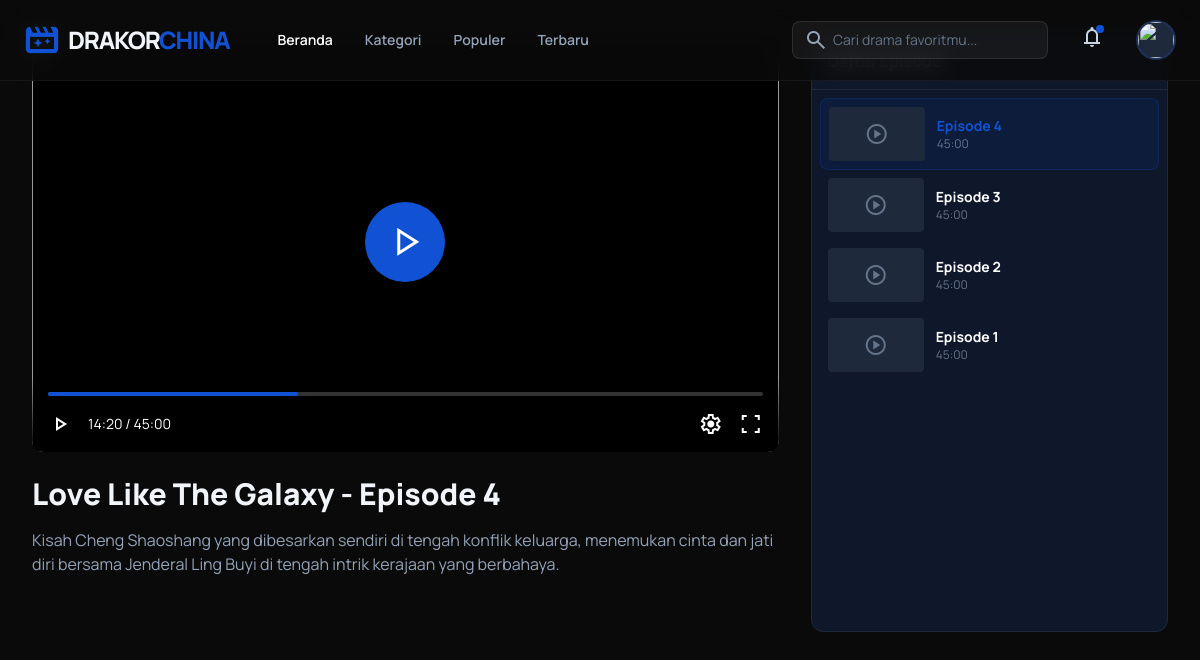
The page /watch.php?id=1&ep=4 on the database its author committed.
### tables this page shows
CREATE TABLE dramas (
    id INT AUTO_INCREMENT PRIMARY KEY,
    title VARCHAR(255) NOT NULL,
    description TEXT,
    release_year INT,
    rating DECIMAL(3,1),
    poster_url VARCHAR(500),
    banner_url VARCHAR(500),
    status VARCHAR(50),
    total_episodes INT,
    age_rating VARCHAR(10),
    is_trending BOOLEAN DEFAULT FALSE,
    created_at TIMESTAMP DEFAULT CURRENT_TIMESTAMP
);

CREATE TABLE episodes (
    id INT AUTO_INCREMENT PRIMARY KEY,
    drama_id INT,
    episode_number INT,
    title VARCHAR(255),
    video_url VARCHAR(500),
    thumbnail_url VARCHAR(500),
    duration VARCHAR(50),
    FOREIGN KEY (drama_id) REFERENCES dramas(id) ON DELETE CASCADE
);

### config/db.php (called while the page is built, shortened)
<?php
function e($string) {
    return htmlspecialchars($string, ENT_QUOTES, 'UTF-8');
}
?>

### watch.php (the view, shortened to what this page needs)
<?php
require_once 'config/db.php';
$id = $_GET['id'] ?? 0;
$current_ep = $_GET['ep'] ?? 1;
$stmt = $pdo->prepare("SELECT * FROM dramas WHERE id = ?");
$stmt->execute([$id]);
$drama = $stmt->fetch();
$stmt = $pdo->prepare("SELECT * FROM episodes WHERE drama_id = ? ORDER BY episode_number DESC");
$stmt->execute([$id]);
$episodes = $stmt->fetchAll();
include 'includes/header.php';
?>
<div class="min-h-screen bg-background-dark flex flex-col">
    <main class="flex-1 w-full max-w-[1440px] mx-auto p-4 lg:p-8 pt-24">
        <div class="grid grid-cols-1 lg:grid-cols-12 gap-8">
            <div class="lg:col-span-8 xl:col-span-9 space-y-6">
                <div class="aspect-video bg-black rounded-xl overflow-hidden relative group">
                    <div class="absolute inset-0 flex items-center justify-center">
                        <div class="w-20 h-20 bg-primary rounded-full flex items-center justify-center shadow-2xl cursor-pointer">
                            <span class="material-symbols-outlined text-5xl fill-1 text-white">play_arrow</span>
                        </div>
                    </div>
                    <div class="absolute bottom-0 w-full p-4 bg-gradient-to-t from-black to-transparent">
                        <div class="h-1 bg-white/20 rounded-full mb-4">
                            <div class="h-full w-[35%] bg-primary rounded-full"></div>
                        </div>
                        <div class="flex items-center justify-between text-white">
                            <div class="flex items-center gap-4"><span class="material-symbols-outlined">play_arrow</span> <span class="text-sm">14:20 / 45:00</span></div>
                            <div class="flex items-center gap-4"><span class="material-symbols-outlined">settings</span> <span class="material-symbols-outlined">fullscreen</span></div>
                        </div>
                    </div>
                </div>
                <div class="space-y-4">
                    <h1 class="text-3xl font-extrabold"><?php echo e($drama['title']); ?> - Episode <?php echo e($current_ep); ?></h1>
                    <p class="text-slate-400"><?php echo e($drama['description']); ?></p>
                </div>
            </div>
            <aside class="lg:col-span-4 xl:col-span-3">
                <div class="bg-slate-900 border border-slate-800 rounded-xl h-[600px] flex flex-col">
                    <div class="p-4 border-b border-slate-800">
                        <h3 class="font-bold">Daftar Episode</h3>
                    </div>
                    <div class="flex-1 overflow-y-auto custom-scrollbar p-2">
                        <?php foreach ($episodes as $ep): ?>
                        <a href="watch.php?id=<?php echo e($id); ?>&ep=<?php echo e($ep['episode_number']); ?>" class="flex items-center gap-3 p-2 rounded-lg cursor-pointer <?php echo $ep['episode_number'] == $current_ep ? 'bg-primary/10 border border-primary/20' : 'hover:bg-slate-800'; ?>">
                            <div class="w-24 aspect-video bg-slate-800 rounded overflow-hidden flex items-center justify-center">
                                <span class="material-symbols-outlined text-slate-500">play_circle</span>
                            </div>
                            <div>
                                <p class="text-sm font-bold <?php echo $ep['episode_number'] == $current_ep ? 'text-primary' : 'text-white'; ?>">Episode <?php echo e($ep['episode_number']); ?></p>
                                <p class="text-xs text-slate-500"><?php echo e($ep['duration']); ?></p>
                            </div>
                        </a>
                        <?php endforeach; ?>
                    </div>
                </div>
            </aside>
        </div>
    </main>
</div>
<?php include 'includes/footer.php'; ?>

### rows shown on the page
dramas: title "Love Like The Galaxy", description "Kisah Cheng Shaoshang yang dibesarkan sendiri di tengah konflik keluarga, menemukan cinta dan jati diri bersama Jenderal Ling Buyi di tengah intrik kerajaan yang berbahaya."
episodes: episode_number "4", duration "45:00"
episodes: episode_number "3", duration "45:00"
episodes: episode_number "2", duration "45:00"
episodes: episode_number "1", duration "45:00"

### other values the page prints
$current_ep "4"
